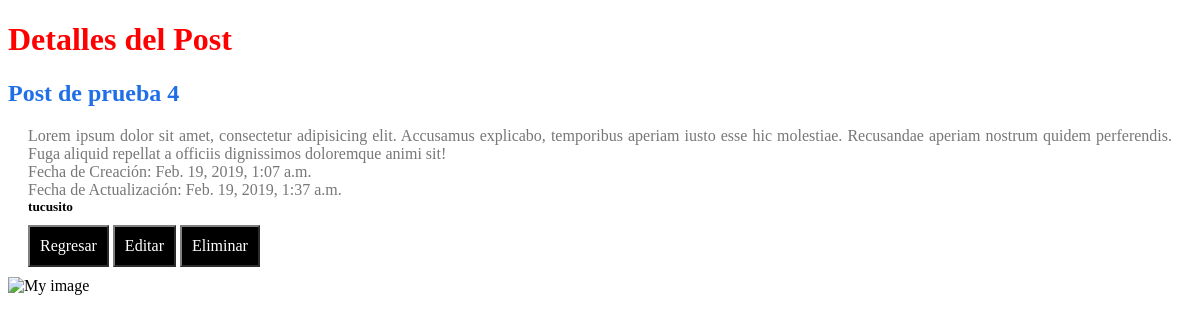
The app's page /posts/4/ with its own data.
### posts/models.py (models this page shows, shortened)
class Post(models.Model):
    title       = models.CharField("Titulo",max_length=120)
    content     = models.TextField("Contenido")
    updated     = models.DateTimeField("Fecha de Actualizacion",auto_now=True, auto_now_add=False)
    timestamp   = models.DateTimeField("Fecha de creacion",auto_now=False, auto_now_add=True)
    author      = models.CharField("Autor",max_length=120)

### posts/views.py (the view)
# urls.py: path('<int:id>/', posts_detail, name="detail"),
def posts_detail(request, id):
	template_name = 'post_detail.html'
	instance = get_object_or_404(Post, id = id)
	context = {
		"title": "Detalles del Post",
		"instance": instance,
	}
	return render(request, template_name, context)

### templates/post_detail.html (shortened to what this page needs)
{% extends "base.html" %}
{% block content %}
	<h1> {{ title }} </h1>
	<h2> {{ instance.title }} </h2>
	<p> {{ instance.content }} </p>
	<p>Fecha de Creación: {{ instance.timestamp }} </p>
	<p>Fecha de Actualización: {{ instance.updated }} </p>
	<h5> {{ instance.author }} </h5>
	<div style="margin:0 20px;">
		<a class="boton" href="{% url 'posts:list' %}">Regresar</a>
		<a class="boton" href="{% url 'posts:update' id=instance.id %}">Editar</a>
		<a class="boton" href="{% url 'posts:delete' id=instance.id %}">Eliminar</a>
	</div>
{% endblock %}

### static/css/basic.css (style rules this page uses)
h1 { color: #180a8f; }
h2, h2 a { color: #1f6fe7; text-decoration: solid; }
h5 { margin: 0 20px; }
p { color: #777777; margin: 0 20px; text-align: justify; }
.boton { color: white; background-color: black; text-decoration: solid; text-align: center; border:2px solid gray; border-style: outset; padding: 10px; display: inline-block; margin: 10px 0; }

### records on screen
Post: title "Post de prueba 4", content "Lorem ipsum dolor sit amet, consectetur adipisicing elit. Accusamus explicabo, temporibus aperiam iusto esse hic molestiae. Recusandae aperiam nostrum quidem perferendis. Fuga aliquid repellat a officiis dignissimos doloremque animi sit!", timestamp "Feb. 19, 2019, 1:07 a.m.", updated "Feb. 19, 2019, 1:37 a.m.", author "tucusito"

### other values on screen
{{ title }} "Detalles del Post"
